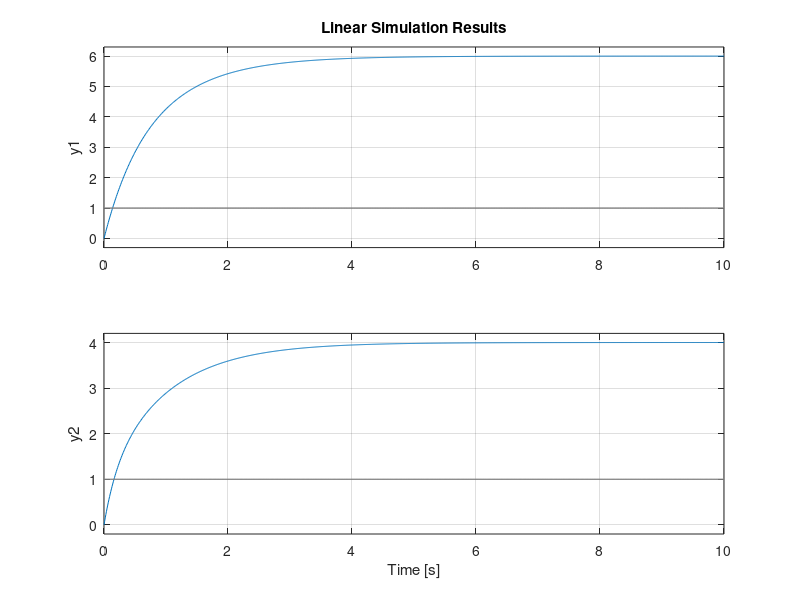

Here is the MATLAB script that generated this plot:
pkg load control

s = tf('s');

G = [4/(s+2) 4/(s+1) ; 3/(s+1) 5/(s+5)]

T = 0:0.01:10;
L = length(T);
U = ones(L,2);

lsim(G,U,T)
